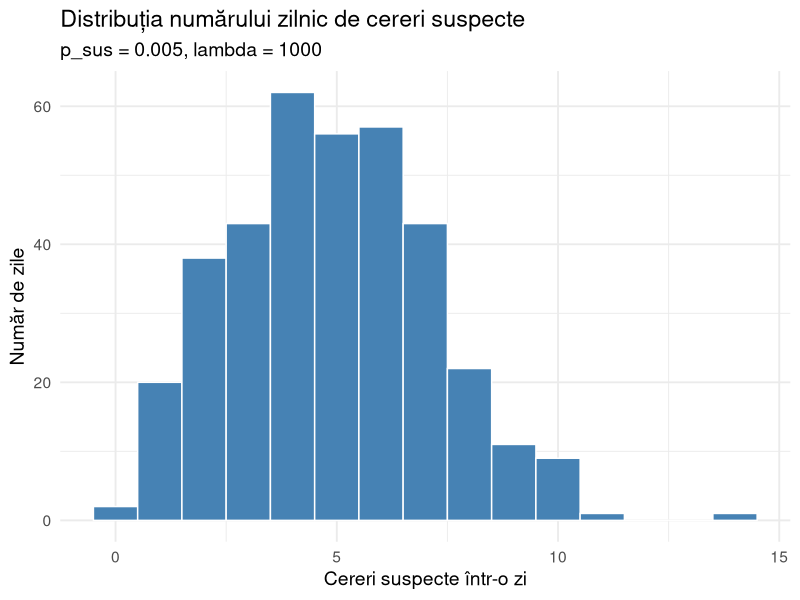

R code for this plot:
# ==========================================================
# ETAPA 2 — Extindem la 365 de zile (UN AN COMPLET)
# ----------------------------------------------------------
# Aceeași logică ca în Etapa 1, dar vectorizată pe 365 de zile.
# Acum putem vedea cum se distribuie cererile suspecte într-un an.
#
# Cerința 1: pentru fiecare zi generăm cele 6 numere obligatorii.
# ==========================================================

library(ggplot2)

set.seed(42)

n_zile  <- 365
lambda  <- 1000
p_sus   <- 0.005
p_verif <- 0.10

# Vectorizat: TOATE cele 365 de zile dintr-un singur apel
n_req        <- rpois(n_zile, lambda)
n_sus        <- rbinom(n_zile, size = n_req, prob = p_sus)
n_verificate <- round(n_req * p_verif)
detectate    <- rhyper(nn = n_zile, m = n_sus, n = n_req - n_sus,
                       k = n_verificate)
nedetectate  <- n_sus - detectate

an <- data.frame(
  zi = 1:n_zile,
  n_req, n_sus, n_verificate, detectate, nedetectate
)

cat("=== STATISTICI ANUALE ===\n")
cat(sprintf("Total cereri:           %d\n", sum(n_req)))
cat(sprintf("Total cereri suspecte:  %d\n", sum(n_sus)))
cat(sprintf("Total detectate:        %d\n", sum(detectate)))
cat(sprintf("Total nedetectate:      %d\n", sum(nedetectate)))
cat(sprintf("Total verificări:       %d\n", sum(n_verificate)))

# Grafic: histograma cererilor suspecte pe zi
g <- ggplot(an, aes(x = n_sus)) +
  geom_histogram(binwidth = 1, fill = "steelblue", color = "white") +
  labs(title = "Distribuția numărului zilnic de cereri suspecte",
       subtitle = sprintf("p_sus = %.3f, lambda = %d", p_sus, lambda),
       x = "Cereri suspecte într-o zi", y = "Număr de zile") +
  theme_minimal(base_size = 14)

print(g)
